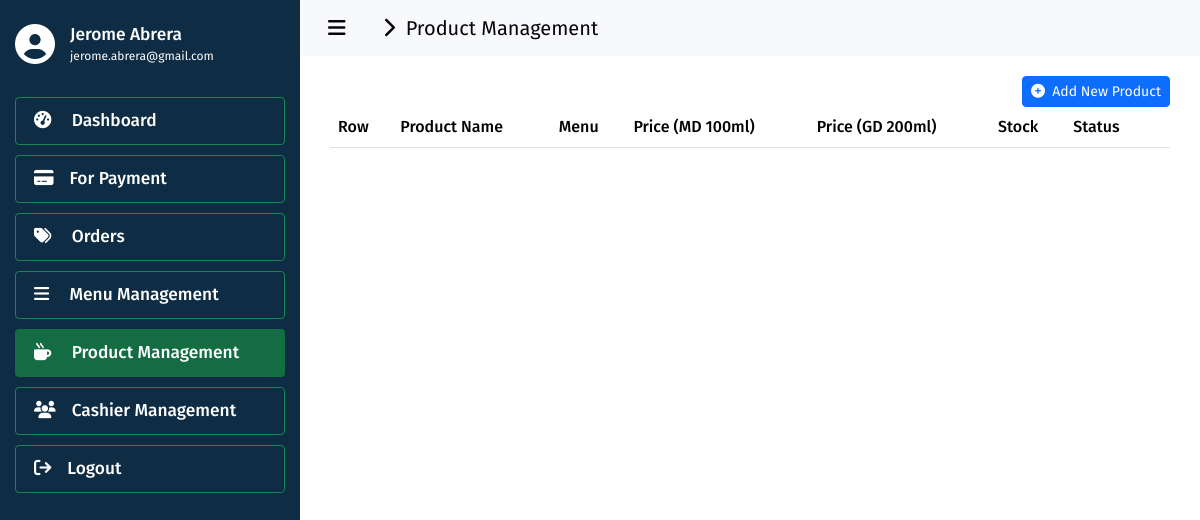
The page /admin/products/ (signed in) on the database as committed earlier.
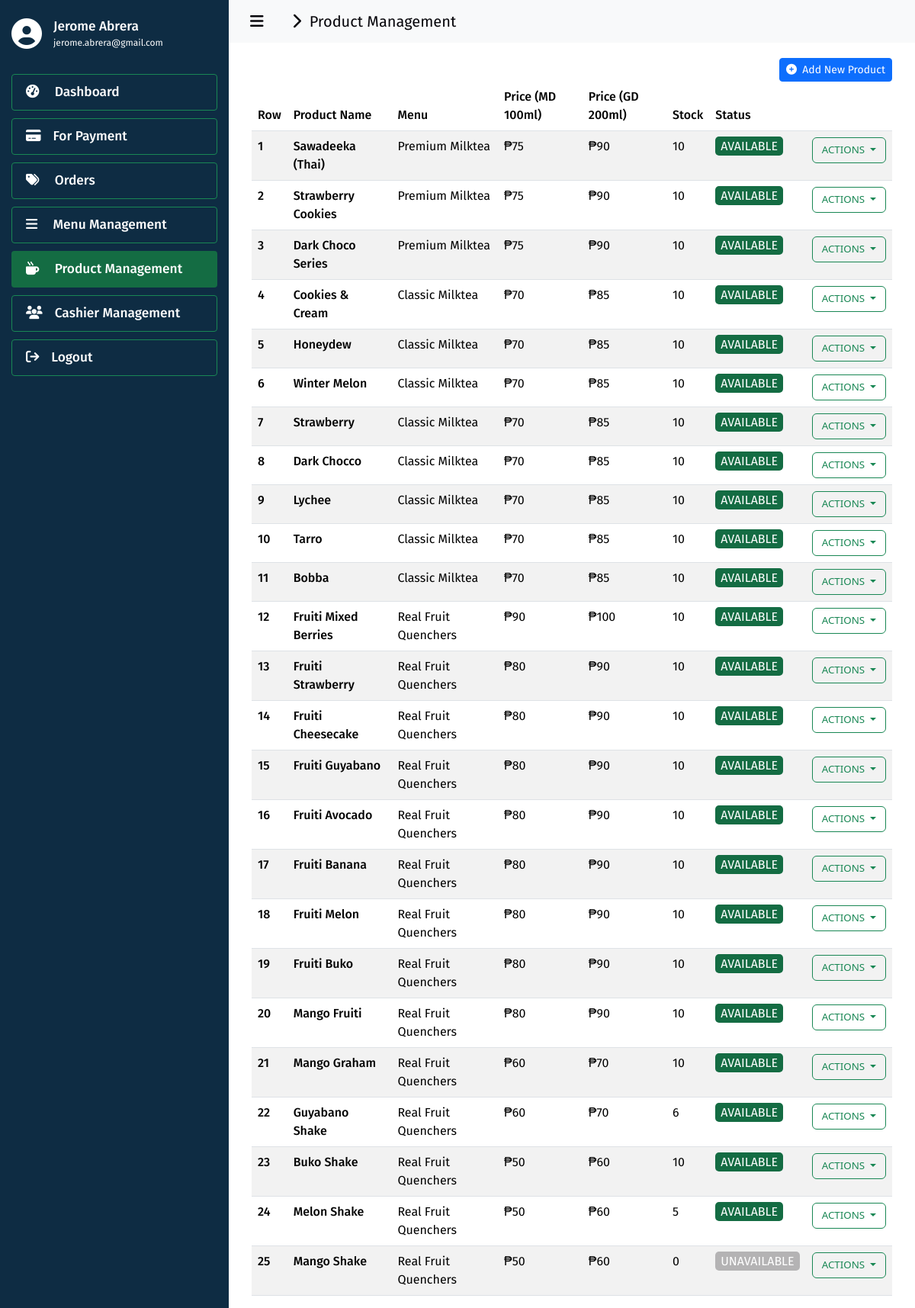
The same page on the database as committed later.
### tables this page shows
CREATE TABLE `products` (
  `id` int(11) NOT NULL,
  `menu_id` int(11) NOT NULL,
  `product_name` varchar(999) NOT NULL,
  `product_stock` int(11) NOT NULL,
  `product_status` varchar(255) NOT NULL
);

CREATE TABLE `menu` (
  `id` int(11) NOT NULL,
  `menu_name` varchar(250) NOT NULL,
  `menu_description` varchar(999) NOT NULL
);

CREATE TABLE `products_price` (
  `id` int(11) NOT NULL,
  `product_id` int(11) NOT NULL,
  `price_medio` int(11) NOT NULL,
  `price_grande` int(11) NOT NULL
);

### admin/products/index.php (the view, shortened to what the changed rows need)
<?php
  include('../../utils/connections.php');
?>
<!DOCTYPE html>
<html lang="en">
  <head>
    <link
      href="https://cdn.jsdelivr.net/npm/bootstrap@5.3.3/dist/css/bootstrap.min.css"
      rel="stylesheet"
    >
    <link href="https://cdn.datatables.net/2.0.5/css/dataTables.bootstrap5.css" rel="stylesheet">
    <link rel="stylesheet" href="../../assets/css/global.css" />
    <link rel="stylesheet" href="./css/index.css" />
  </head>
  <body>
    <div class="div-classic-container">
      <div class="container" style="padding-inline: 30px; margin-top: 20px;">
        <table id="data" class="table table-striped" style="width:100%">
          <thead>
            <tr>
              <th class="fira-sans-medium">Row</th>
              <th class="fira-sans-medium">Product Name</th>
              <th class="fira-sans-medium">Menu</th>
              <th class="fira-sans-medium">Price (MD 100ml)</th>
              <th class="fira-sans-medium">Price (GD 200ml)</th>
              <th class="fira-sans-medium">Stock</th>
              <th class="fira-sans-medium">Status</th>
              <th class="fira-sans-medium"></th>
            </tr>
          </thead>
          <tbody>
            <?php
              $fetch_query = "SELECT * FROM products ORDER BY id DESC";
              $result = $conn->query($fetch_query);
              if ($result->num_rows > 0) {
                $row_count = 0;
                while ($row = $result->fetch_assoc()) {
                  $product_id = $row['id'];
                  $menu_id = $row['menu_id'];
                  $product_name = $row['product_name'];
                  $product_stock = $row['product_stock'];
                  $product_status = $row['product_status'];
                  $menu_name = "";
                  $price_medio = "";
                  $price_grande = "";
                  $fetch_query = "SELECT * FROM menu WHERE id = ".$menu_id." LIMIT 1";
                  $menu_result = $conn->query($fetch_query);
                  if ($menu_result->num_rows > 0) {
                    $menu_row = $menu_result->fetch_assoc();
                    $menu_name = $menu_row['menu_name'];
                  }
                  $fetch_query = "SELECT * FROM products_price WHERE product_id = ".$product_id." LIMIT 1";
                  $price_result = $conn->query($fetch_query);
                  if ($price_result->num_rows > 0) {
                    $price_row = $price_result->fetch_assoc();
                    $price_medio = $price_row['price_medio'];
                    $price_grande = $price_row['price_grande'];
                  }
                  $span_class = 'badge-disabled';
                  if ($product_status == 'AVAILABLE') {
                    $span_class = 'badge-enabled';
                  }
                  $row_count += 1;
                  if ($product_status == 'AVAILABLE') {
                    echo '
                      <tr>
                        <td class="color-brown fira-sans-medium">'.$row_count.'</td>
                        <td class="color-brown fira-sans-medium">'.$product_name.'</td>
                        <td class="color-dark fira-sans-regular">
                          '.$menu_name.'
                        </td>
                        <td class="color-dark fira-sans-regular">
                          ₱'.$price_medio.'
                        </td>
                        <td class="color-dark fira-sans-regular">
                          ₱'.$price_grande.'
                        </td>
                        <td class="color-dark fira-sans-regular">
                          '.$product_stock.'
                        </td>
                        <td class="color-dark fira-sans-regular">
                          <span class="'.$span_class.'">'.$product_status.'</span>
                        </td>
                        <td>
                          <div class="dropdown">
                            <button class="btn btn-outline-success dropdown-toggle size-10" type="button" id="dropdownMenuButton1" data-bs-toggle="dropdown" aria-expanded="false">
                              ACTIONS
                            </button>
                                    '.$product_id.',
                                    '."'".$product_name."'".',
                                    '.$product_stock.',
                                    '.$menu_id.',
                                    '.$price_medio.',
                                    '.$price_grande.'
                                <a
                                  class="dropdown-item"
                                  style="cursor: pointer;"
                                  onclick="onDeleteProduct('.$product_id.')">
                                </a>
                              <li><a class="dropdown-item" href="../../actions/disable_product.php?product_id='.$product_id.'&product_status=UNAVAILABLE">Set Unavailable</a></li>
                          </div>
                        </td>
                      </tr>
                    ';
                  } else {
                    echo '
                      <tr>
                        <td class="color-brown fira-sans-medium">'.$row_count.'</td>
                        <td class="color-brown fira-sans-medium">'.$product_name.'</td>
                        <td class="color-dark fira-sans-regular">
                          '.$menu_name.'
                        </td>
                        <td class="color-dark fira-sans-regular">
                          ₱'.$price_medio.'
                        </td>
                        <td class="color-dark fira-sans-regular">
                          ₱'.$price_grande.'
                        </td>
                        <td class="color-dark fira-sans-regular">
                          '.$product_stock.'
                        </td>
                        <td class="color-dark fira-sans-regular">
                          <span class="'.$span_class.'">'.$product_status.'</span>
                        </td>
                        <td>
                          <div class="dropdown">
                            <button class="btn btn-outline-success dropdown-toggle size-10" type="button" id="dropdownMenuButton1" data-bs-toggle="dropdown" aria-expanded="false">
                              ACTIONS
                            </button>
                                    '.$product_id.',
                                    '."'".$product_name."'".',
                                    '.$product_stock.',
                                    '.$menu_id.',
                                    '.$price_medio.',
                                    '.$price_grande.'
                                <a
                                  class="dropdown-item"
                                  style="cursor: pointer;"
                                  onclick="onDeleteProduct('.$product_id.')">
                                </a>
                              <li><a class="dropdown-item" href="../../actions/disable_product.php?product_id='.$product_id.'&product_status=AVAILABLE">Set Available</a></li>
                          </div>
                        </td>
                      </tr>
                    ';
                  }
                }
              }
            ?>
          </tbody>
        </table>
      </div>
    </div>
  </body>
</html>

Rows that differ between the two databases and show on the page:
added products: product_name "Sawadeeka (Thai)", menu.menu_name "Premium Milktea", products_price.price_medio "75", products_price.price_grande "90", product_stock "10", product_status "AVAILABLE"
added products: product_name "Strawberry Cookies", menu.menu_name "Premium Milktea", products_price.price_medio "75", products_price.price_grande "90", product_stock "10", product_status "AVAILABLE"
added products: product_name "Dark Choco Series", menu.menu_name "Premium Milktea", products_price.price_medio "75", products_price.price_grande "90", product_stock "10", product_status "AVAILABLE"
added products: product_name "Cookies & Cream", menu.menu_name "Classic Milktea", products_price.price_medio "70", products_price.price_grande "85", product_stock "10", product_status "AVAILABLE"
added products: product_name "Honeydew", menu.menu_name "Classic Milktea", products_price.price_medio "70", products_price.price_grande "85", product_stock "10", product_status "AVAILABLE"
added products: product_name "Winter Melon", menu.menu_name "Classic Milktea", products_price.price_medio "70", products_price.price_grande "85", product_stock "10", product_status "AVAILABLE"
added products: product_name "Strawberry", menu.menu_name "Classic Milktea", products_price.price_medio "70", products_price.price_grande "85", product_stock "10", product_status "AVAILABLE"
added products: product_name "Dark Chocco", menu.menu_name "Classic Milktea", products_price.price_medio "70", products_price.price_grande "85", product_stock "10", product_status "AVAILABLE"
added products: product_name "Lychee", menu.menu_name "Classic Milktea", products_price.price_medio "70", products_price.price_grande "85", product_stock "10", product_status "AVAILABLE"
added products: product_name "Tarro", menu.menu_name "Classic Milktea", products_price.price_medio "70", products_price.price_grande "85", product_stock "10", product_status "AVAILABLE"
added products: product_name "Bobba", menu.menu_name "Classic Milktea", products_price.price_medio "70", products_price.price_grande "85", product_stock "10", product_status "AVAILABLE"
added products: product_name "Fruiti Mixed Berries", menu.menu_name "Real Fruit Quenchers", products_price.price_medio "90", products_price.price_grande "100", product_stock "10", product_status "AVAILABLE"
added products: product_name "Fruiti Strawberry", menu.menu_name "Real Fruit Quenchers", products_price.price_medio "80", products_price.price_grande "90", product_stock "10", product_status "AVAILABLE"
added products: product_name "Fruiti Cheesecake", menu.menu_name "Real Fruit Quenchers", products_price.price_medio "80", products_price.price_grande "90", product_stock "10", product_status "AVAILABLE"
added products: product_name "Fruiti Guyabano", menu.menu_name "Real Fruit Quenchers", products_price.price_medio "80", products_price.price_grande "90", product_stock "10", product_status "AVAILABLE"
added products: product_name "Fruiti Avocado", menu.menu_name "Real Fruit Quenchers", products_price.price_medio "80", products_price.price_grande "90", product_stock "10", product_status "AVAILABLE"
added products: product_name "Fruiti Banana", menu.menu_name "Real Fruit Quenchers", products_price.price_medio "80", products_price.price_grande "90", product_stock "10", product_status "AVAILABLE"
added products: product_name "Fruiti Melon", menu.menu_name "Real Fruit Quenchers", products_price.price_medio "80", products_price.price_grande "90", product_stock "10", product_status "AVAILABLE"
added products: product_name "Fruiti Buko", menu.menu_name "Real Fruit Quenchers", products_price.price_medio "80", products_price.price_grande "90", product_stock "10", product_status "AVAILABLE"
added products: product_name "Mango Fruiti", menu.menu_name "Real Fruit Quenchers", products_price.price_medio "80", products_price.price_grande "90", product_stock "10", product_status "AVAILABLE"
added products: product_name "Mango Graham", menu.menu_name "Real Fruit Quenchers", products_price.price_medio "60", products_price.price_grande "70", product_stock "10", product_status "AVAILABLE"
added products: product_name "Guyabano Shake", menu.menu_name "Real Fruit Quenchers", products_price.price_medio "60", products_price.price_grande "70", product_stock "6", product_status "AVAILABLE"
added products: product_name "Buko Shake", menu.menu_name "Real Fruit Quenchers", products_price.price_medio "50", products_price.price_grande "60", product_stock "10", product_status "AVAILABLE"
added products: product_name "Melon Shake", menu.menu_name "Real Fruit Quenchers", products_price.price_medio "50", products_price.price_grande "60", product_stock "5", product_status "AVAILABLE"
added products: product_name "Mango Shake", menu.menu_name "Real Fruit Quenchers", products_price.price_medio "50", products_price.price_grande "60", product_stock "0", product_status "UNAVAILABLE"
